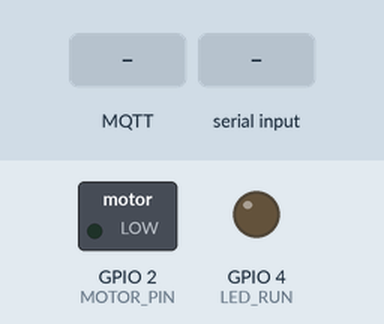
This program was run on a simulated ESP32. Parts: switched loads named in the program (green lamp = pin HIGH), output pins drawn as LEDs (lit = HIGH). The inputs (shaded band) are chosen by the test bench. WiFi joins after 1.5 s; servers stay silent unless stated; no MQTT or app messages arrive unless stated; what the program prints to the serial monitor is not drawn.

Above: at 4.1 s.
4.2 s: MQTT message "start" arrives on the first subscribed topic
At 4.5 s:
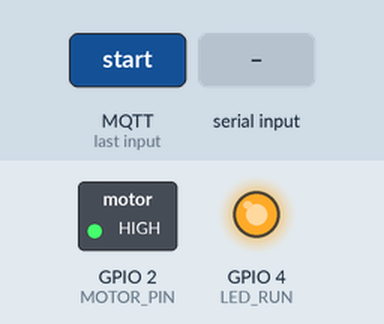
8.7 s: "stop\n" received over Serial
At 9.0 s:
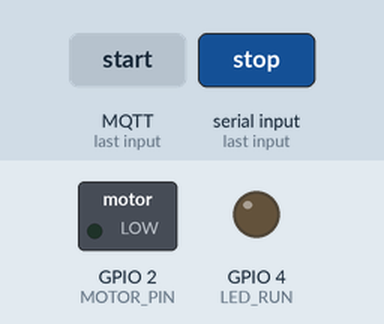
10.2 s: "start\n" received over Serial
At 11.4 s:
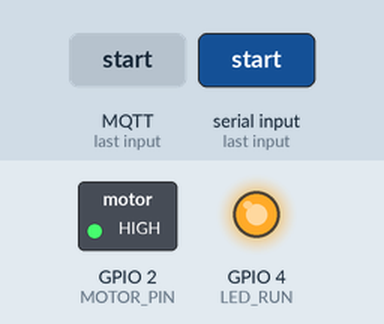
11.7 s: MQTT message "stop" arrives on the first subscribed topic
At 12.7 s:
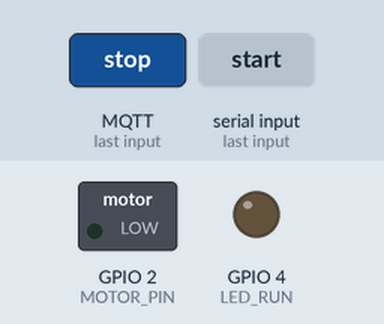
Timing chart, 0 to 14.2 s (numbered marks = the images above; inputs shaded):
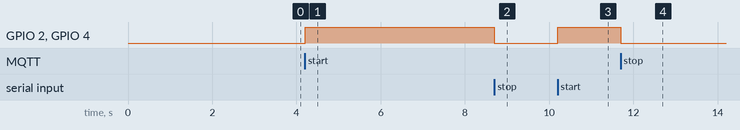

The program:

main.cpp
```cpp
#include <Arduino.h>
#include "control.h"
#include "wifi_module.h"
#include "mqtt.h"  // Gardez ce nom
#include "config.h"

// Module WiFi
WiFiModule wifi(WIFI_SSID, WIFI_PASSWORD);

void setup() {
    Serial.begin(115200);
    delay(200);

    Serial.println("\n========== DÉMARRAGE ESP32 ==========");

    // Initialiser le moteur et la LED
    initMotor();

    // Test LED de démarrage
    //digitalWrite(LED_RUN, HIGH);
    //delay(500);
    //digitalWrite(LED_RUN, LOW);

    // Connexion WiFi
    if (!wifi.connect()) {
        Serial.println("[ERREUR] Impossible de se connecter au WiFi");
        while(true) {
            delay(1000);
            Serial.println("[WiFi] Tentative de reconnexion...");
            if (wifi.connect()) break;
        }
    }

    // Connexion MQTT (avec vos fonctions)
    mqtt_connect();

    Serial.println("========== Système prêt ==========");
}

void loop() {
    // Maintenir les connexions
    wifi.autoReconnect(30000);
    mqtt_loop();  // Utiliser votre fonction

    // Synchronisation LED ↔ moteur
    if (getMotorStatus() == "running") {
        digitalWrite(LED_RUN, HIGH);
    } else {
        digitalWrite(LED_RUN, LOW);
    }

    // Lecture des commandes via Serial
    if (Serial.available()) {
        String cmd = Serial.readStringUntil('\n');
        handleCommand(cmd);
        Serial.println("[Serial] Motor: " + getMotorStatus());

        // Publier le statut
        mqtt_publish_status(getMotorStatus().c_str());
    }

    delay(10);
}
```

control.h
```cpp
#ifndef CONTROL_H
#define CONTROL_H

#include <Arduino.h>

#define MOTOR_PIN 2      // Pin moteur
#define LED_RUN   4      // Pin LED (séparée !)

void initMotor();
void startMotor();
void stopMotor();
String getMotorStatus();
void handleCommand(String cmd);

#endif
```

mqtt.h
```cpp
#ifndef MQTT_MODULE_H
#define MQTT_MODULE_H

#include <Arduino.h>

void mqtt_connect();
void mqtt_loop();
void mqtt_publish_status(const char* status);

void setMachineID(String id);
String getMachineID();

#endif
```

wifi_module.h
```cpp
#ifndef WIFI_MODULE_H
#define WIFI_MODULE_H

#include <Arduino.h>
#include <WiFi.h>

class WiFiModule {
private:
  const char* ssid;
  const char* password;
  unsigned long lastReconnectTime;

public:
  // Constructeur
  WiFiModule(const char* ssid, const char* password);

  // Méthodes publiques
  bool connect();
  bool isConnected();
  void disconnect();
  void autoReconnect(unsigned long interval = 5000);
  String getIP();
  int getSignalStrength();
  void printStatus();
};

#endif
```

control.cpp
```cpp
#include "control.h"

static bool motorRunning = false;

void initMotor() {
    pinMode(MOTOR_PIN, OUTPUT);
    digitalWrite(MOTOR_PIN, LOW);

    pinMode(LED_RUN, OUTPUT);
    digitalWrite(LED_RUN, LOW);

    Serial.println("[INIT] Moteur et LED initialisés");
}

void startMotor() {
    digitalWrite(MOTOR_PIN, HIGH);
    digitalWrite(LED_RUN, HIGH);
    motorRunning = true;

    Serial.println("✅ [MOTOR] DÉMARRÉ - LED ON");
    Serial.print("[DEBUG] GPIO");
    Serial.print(MOTOR_PIN);
    Serial.println(" = HIGH");
    Serial.print("[DEBUG] GPIO");
    Serial.print(LED_RUN);
    Serial.println(" = HIGH");
}

void stopMotor() {
    digitalWrite(MOTOR_PIN, LOW);
    digitalWrite(LED_RUN, LOW);
    motorRunning = false;

    Serial.println("⏹ [MOTOR] ARRÊTÉ - LED OFF");
    Serial.print("[DEBUG] GPIO");
    Serial.print(MOTOR_PIN);
    Serial.println(" = LOW");
    Serial.print("[DEBUG] GPIO");
    Serial.print(LED_RUN);
    Serial.println(" = LOW");
}

String getMotorStatus() {
    return motorRunning ? "running" : "stopped";
}

void handleCommand(String cmd) {
    cmd.trim();
    cmd.toLowerCase();

    Serial.print("🔧 [COMMAND] Traitement de : '");
    Serial.print(cmd);
    Serial.println("'");

    if (cmd == "start") {
        startMotor();
    }
    else if (cmd == "stop") {
        stopMotor();
    }
    else {
        Serial.print("❌ [ERREUR] Commande inconnue : ");
        Serial.println(cmd);
    }
}
```

http.cpp
```cpp

```

mqtt.cpp
```cpp
#include <PubSubClient.h>
#include <WiFi.h>
#include "mqtt.h"
#include "config.h"
#include "control.h"  // ✅ AJOUT : Pour accéder aux fonctions moteur

WiFiClient espClient;
PubSubClient client(espClient);

String machineId = "";

// =====================
// Détecter l'ID depuis le topic
// =====================
void callback(char* topic, byte* payload, unsigned int length) {
    String message;
    for (int i = 0; i < length; i++) message += (char)payload[i];

    String topicStr = String(topic);
    int firstSlash = topicStr.indexOf('/');
    int secondSlash = topicStr.indexOf('/', firstSlash + 1);

    machineId = topicStr.substring(firstSlash + 1, secondSlash);

    Serial.println("➡ ID détectée : " + machineId);
    Serial.println("➡ Commande reçue : " + message);

    // ✅✅✅ AJOUT : Appeler handleCommand pour contrôler le moteur et la LED
    handleCommand(message);

    // Publier le statut réel du moteur
    String statusTopic = "machine/" + machineId + "/status";
    String status = getMotorStatus();  // Obtenir le vrai statut

    if (status == "running") {
        client.publish(statusTopic.c_str(), "{\"status\":\"running\"}");
    } else {
        client.publish(statusTopic.c_str(), "{\"status\":\"stopped\"}");
    }
}

void mqtt_connect() {
    client.setServer(MQTT_BROKER_IP, MQTT_PORT);
    client.setCallback(callback);

    while (!client.connected()) {
        String clientID = String(MQTT_CLIENT_ID) + "_" + machineId;
        if (client.connect(clientID.c_str())) {
            client.subscribe("machine/+/cmd");
            Serial.println("[MQTT] Connecté et abonné à machine/+/cmd");
        } else {
            Serial.print("[MQTT] Échec, code: ");
            Serial.println(client.state());
            delay(2000);
        }
    }
}

void mqtt_loop() {
    if (!client.connected()) mqtt_connect();
    client.loop();
}

void mqtt_publish_status(const char* status) {
    if (machineId == "") return;
    String topic = "machine/" + machineId + "/status";
    client.publish(topic.c_str(), status);
}

void setMachineID(String id) { machineId = id; }
String getMachineID() { return machineId; }
```

wifi.cpp
```cpp
#include "wifi_module.h"
#include <esp_wifi.h>
// ============================
// Constructeur
// ============================
WiFiModule::WiFiModule(const char* ssid, const char* password) {
  this->ssid = ssid;
  this->password = password;
  this->lastReconnectTime = 0;
}

// ============================
// Connexion WiFi
// ============================
bool WiFiModule::connect() {
  Serial.print("[WiFi] Connexion à ");
  Serial.print(ssid);
  Serial.print("...");

  // ✅ AJOUT : Nettoyage complet avant connexion
  WiFi.disconnect(true);
  delay(1000);
  WiFi.mode(WIFI_STA);
  delay(100);

  // ✅ AJOUT : Désactiver le mode économie d'énergie
  WiFi.setSleep(false);

  // ✅ AJOUT : Configuration du protocole WiFi
  esp_wifi_set_ps(WIFI_PS_NONE);

  WiFi.begin(ssid, password);
  delay(100);  // ✅ AJOUT : Petit délai après begin()

  int attempts = 0;
  while (WiFi.status() != WL_CONNECTED && attempts < 40) {  // ✅ Augmenté à 40 tentatives (20 secondes)
    delay(500);
    Serial.print(".");
    attempts++;
  }

  if (WiFi.status() == WL_CONNECTED) {
    Serial.println("\n[WiFi] ✓ Connecté !");
    Serial.print("[WiFi] IP : ");
    Serial.println(WiFi.localIP());
    Serial.print("[WiFi] Signal : ");
    Serial.print(WiFi.RSSI());
    Serial.println(" dBm");
    return true;
  } else {
    Serial.println("\n[WiFi] ✗ Échec de connexion");
    Serial.print("[WiFi] Code erreur : ");
    Serial.println(WiFi.status());
    return false;
  }
}

// ============================
// Vérifier connexion
// ============================
bool WiFiModule::isConnected() {
  return WiFi.status() == WL_CONNECTED;
}

// ============================
// Déconnexion
// ============================
void WiFiModule::disconnect() {
  WiFi.disconnect(true);  // ✅ AJOUT : true pour nettoyer complètement
  Serial.println("[WiFi] Déconnecté");
}

// ============================
// Reconnexion automatique
// ============================
void WiFiModule::autoReconnect(unsigned long interval) {
  if (!isConnected()) {
    unsigned long currentTime = millis();

    if (currentTime - lastReconnectTime >= interval) {
      Serial.println("[WiFi] Tentative de reconnexion...");
      connect();
      lastReconnectTime = currentTime;
    }
  }
}

// ============================
// Obtenir l'adresse IP
// ============================
String WiFiModule::getIP() {
  return WiFi.localIP().toString();
}

// ============================
// Force du signal (RSSI)
// ============================
int WiFiModule::getSignalStrength() {
  return WiFi.RSSI();
}

// ============================
// Afficher le statut
// ============================
void WiFiModule::printStatus() {
  Serial.println("\n========== WiFi Status ==========");
  Serial.print("État : ");
  Serial.println(isConnected() ? "Connecté" : "Déconnecté");

  if (isConnected()) {
    Serial.print("SSID : ");
    Serial.println(WiFi.SSID());
    Serial.print("IP : ");
    Serial.println(getIP());
    Serial.print("Signal : ");
    Serial.print(getSignalStrength());
    Serial.println(" dBm");
  }
  Serial.println("=================================\n");
}
```

config.h
```cpp
#ifndef CONFIG_H
#define CONFIG_H

// ========== CONFIGURATION WIFI ==========
#define WIFI_SSID "Chaimabounaouara"
#define WIFI_PASSWORD "Yassine90"


// ========== CONFIGURATION MQTT ==========
#define MQTT_BROKER_IP "192.168.60.122"
#define MQTT_PORT 1883
#define MQTT_CLIENT_ID "ESP32_Client"
#define MQTT_TEST_TOPIC "test/esp32"

#endif
```

Measured:
- after the input at 4.2 s, GPIO 2 (MOTOR_PIN), GPIO 4 (LED_RUN): LOW → HIGH at once
- after the input at 8.7 s, GPIO 2 (MOTOR_PIN), GPIO 4 (LED_RUN): HIGH → LOW at once
- after the input at 10.2 s, GPIO 2 (MOTOR_PIN), GPIO 4 (LED_RUN): LOW → HIGH at once
- after the input at 11.7 s, GPIO 2 (MOTOR_PIN), GPIO 4 (LED_RUN): HIGH → LOW at once
